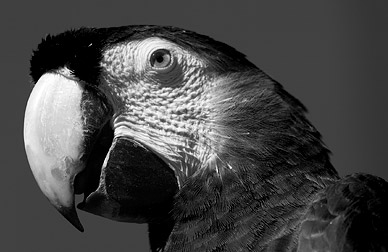
#> input picture SrcImage/sketch5.jpg, 388 x 252 px
$ jupyter execute 1_c.ipynb
#> lines starting #> are read from the running program, lines starting #| are printed output that depends on the picture; after the words box and inside, x2 and y2 are one past the last pixel; in counts of white or black regions, pixels touching at a corner belong together
[cell 1]
import cv2
import numpy as np
import matplotlib.pyplot as plt

path = "../SrcImage/sketch5.jpg"  # Replace with your image path
img_rgb = plt.imread(path)
#> img_rgb is the input picture: shape (252, 388, 3); min 0, max 255, mean 70.3
img_gray = cv2.cvtColor(img_rgb,cv2.COLOR_RGB2GRAY)
img_gray = cv2.resize(img_gray,(512,512))
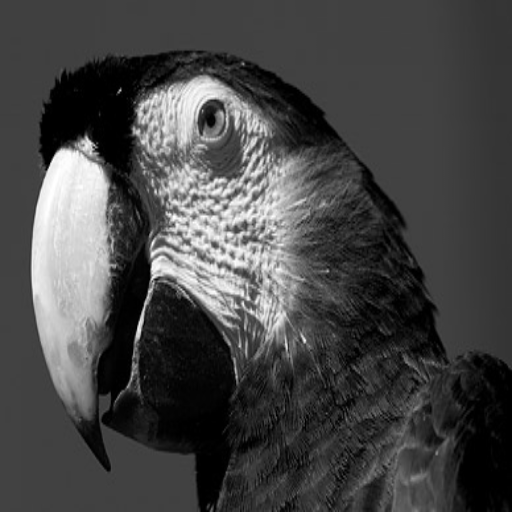
#> img_gray: shape (512, 512); min 0, max 255, mean 70.2

[cell 2]
def generate_histogram(sample_img):
    histogram = np.zeros(256)
    height, width = sample_img.shape
#> height = 512; width = 512
    for r in range(height):
        for c in range(width):
            histogram[sample_img[r,c]] += 1
    return histogram

[cell 3]
plt.figure(figsize=(8, 8))
gray_level_counts = generate_histogram(img_gray)
#> gray_level_counts = 256 values, max 36271 at index 65, min 40 at index 255, mean 1024
plt.subplot(2, 2, 1)
plt.title(f"Original Image Histogram")
plt.bar(range(256), gray_level_counts, width=1.0)
plt.subplot(2, 2, 2)
plt.title(f"Original Image")
plt.imshow(img_gray, cmap="gray")

threshold_value = 30

segmented_gray_img = np.where(img_gray >= threshold_value, 255, 0)
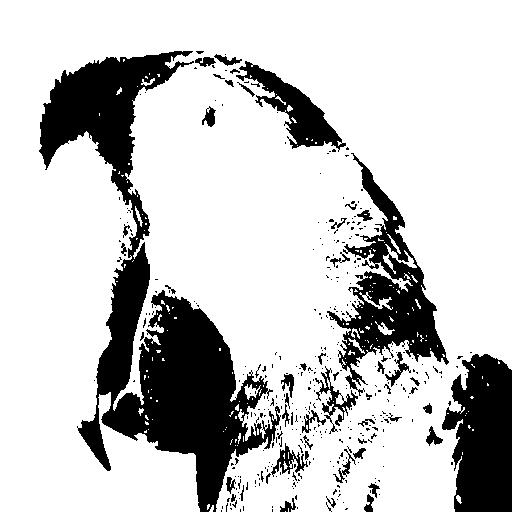
#> segmented_gray_img: shape (512, 512) int64; 78.3% white; 384 black regions (332 under 20 px), largest, box (x1, y1, x2, y2) and area: (39, 51, 281, 512) 31482, (327, 153, 449, 396) 8654, (442, 354, 512, 512) 8482
segmented_gray_level_counts = generate_histogram(segmented_gray_img)
#> segmented_gray_level_counts = 256 values, max 205286 at index 255, min 0 at index 1, mean 1024
plt.subplot(2, 2, 3)
plt.title(f"Segmented Image Histogram")
plt.bar(range(256), segmented_gray_level_counts, width=1.0)
plt.subplot(2, 2, 4)
plt.title(f"Segmented Image")
plt.imshow(segmented_gray_img, cmap="gray")
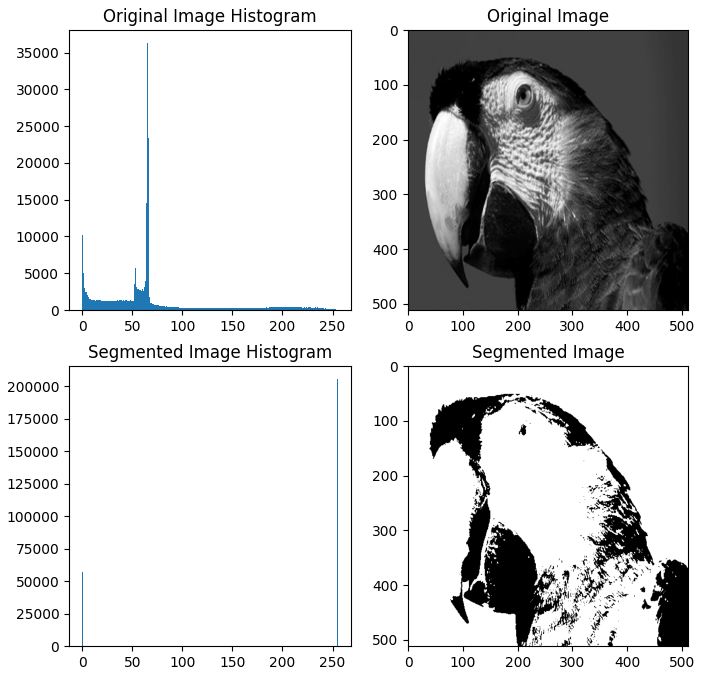
#> figure drawn by matplotlib, 4 panels; panel 1: tallest bar 36271 high, from x = 64.5 to 65.5; panel 3: tallest bar 205286 high, from x = 254.5 to 255.5

$ run again, with SrcImage/sketch4.jpg copied over SrcImage/sketch5.jpg
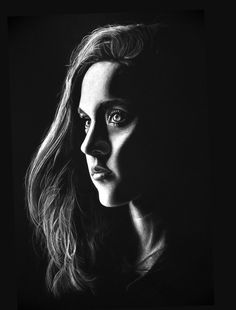
#> input picture SrcImage/sketch4.jpg, 236 x 310 px
#> img_rgb is the input picture: shape (310, 236, 3); min 0, max 255, mean 33
#> gray_level_counts = 256 values, max 54417 at index 14, min 0 at index 0, mean 1024
#> `segmented_gray_img = np.where(img_gray >= threshold_value, 255, 0)`:
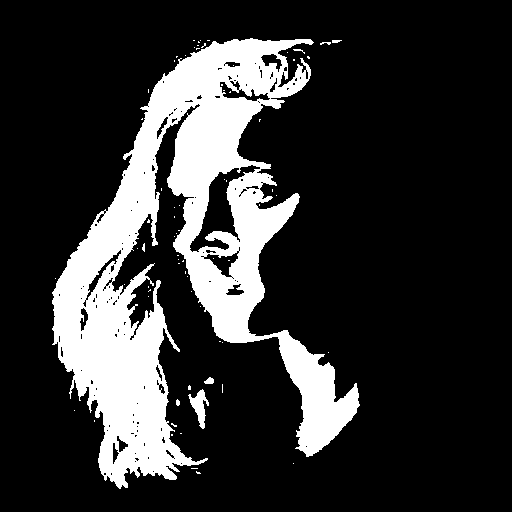
#> segmented_gray_img: shape (512, 512) int64; 19.7% white; 71 white regions (64 under 20 px), largest, box (x1, y1, x2, y2) and area: (52, 38, 360, 489) 50910, (188, 389, 209, 429) 365, (204, 377, 214, 384) 50
#> segmented_gray_level_counts = 256 values, max 210526 at index 0, min 0 at index 1, mean 1024
#> `[cell 3] plt.figure(figsize=(8, 8)) gray_level_counts = generate_histo..`:
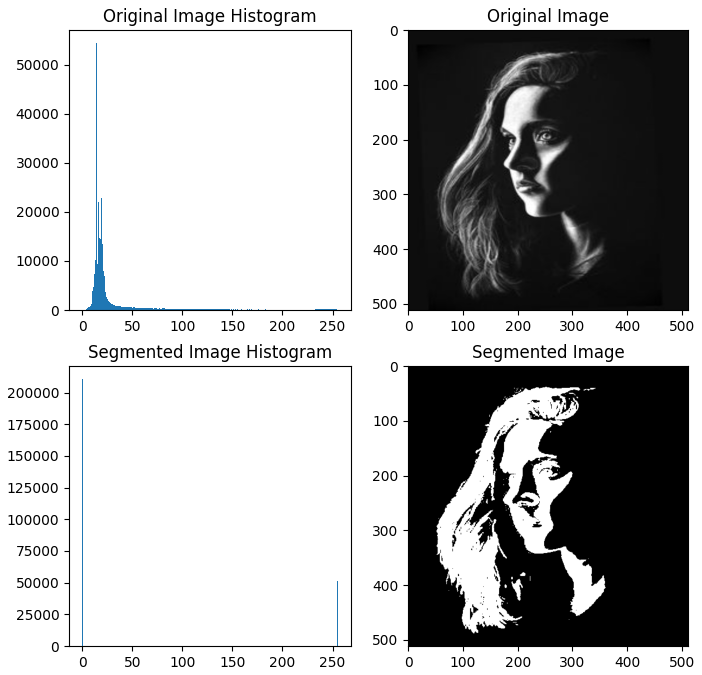
#> figure drawn by matplotlib, 4 panels; panel 1: tallest bar 54417 high, from x = 13.5 to 14.5; panel 3: tallest bar 210526 high, from x = -0.5 to 0.5

$ run again, with SrcImage/1.jpg copied over SrcImage/sketch5.jpg
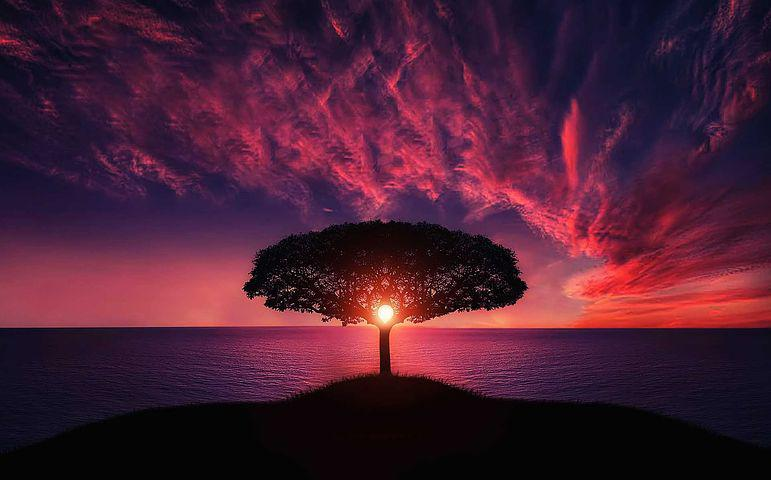
#> input picture SrcImage/1.jpg, 771 x 480 px
#> img_rgb is the input picture: shape (480, 771, 3); mean R, G, B 73.7, 30.4, 51.4
#> gray_level_counts = 256 values, max 24046 at index 4, min 0 at index 211, mean 1024
#> `segmented_gray_img = np.where(img_gray >= threshold_value, 255, 0)`:
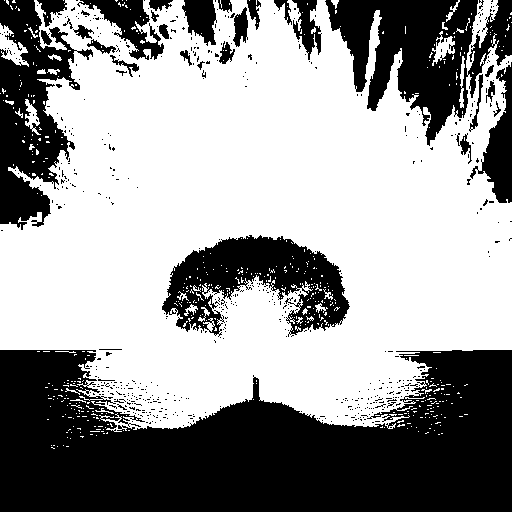
#> segmented_gray_img: shape (512, 512) int64; 59.9% white; 582 black regions (548 under 20 px), largest, box (x1, y1, x2, y2) and area: (0, 350, 512, 512) 60710, (325, 0, 512, 146) 13437, (0, 0, 93, 230) 10410
#> segmented_gray_level_counts = 256 values, max 156931 at index 255, min 0 at index 1, mean 1024
#> `[cell 3] plt.figure(figsize=(8, 8)) gray_level_counts = generate_histo..`:
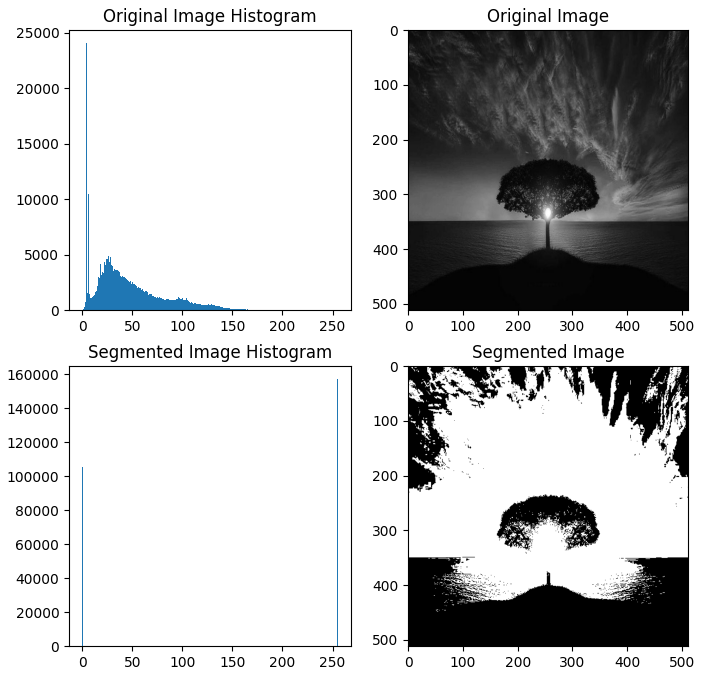
#> figure drawn by matplotlib, 4 panels; panel 1: tallest bar 24046 high, from x = 3.5 to 4.5; panel 3: tallest bar 156931 high, from x = 254.5 to 255.5
